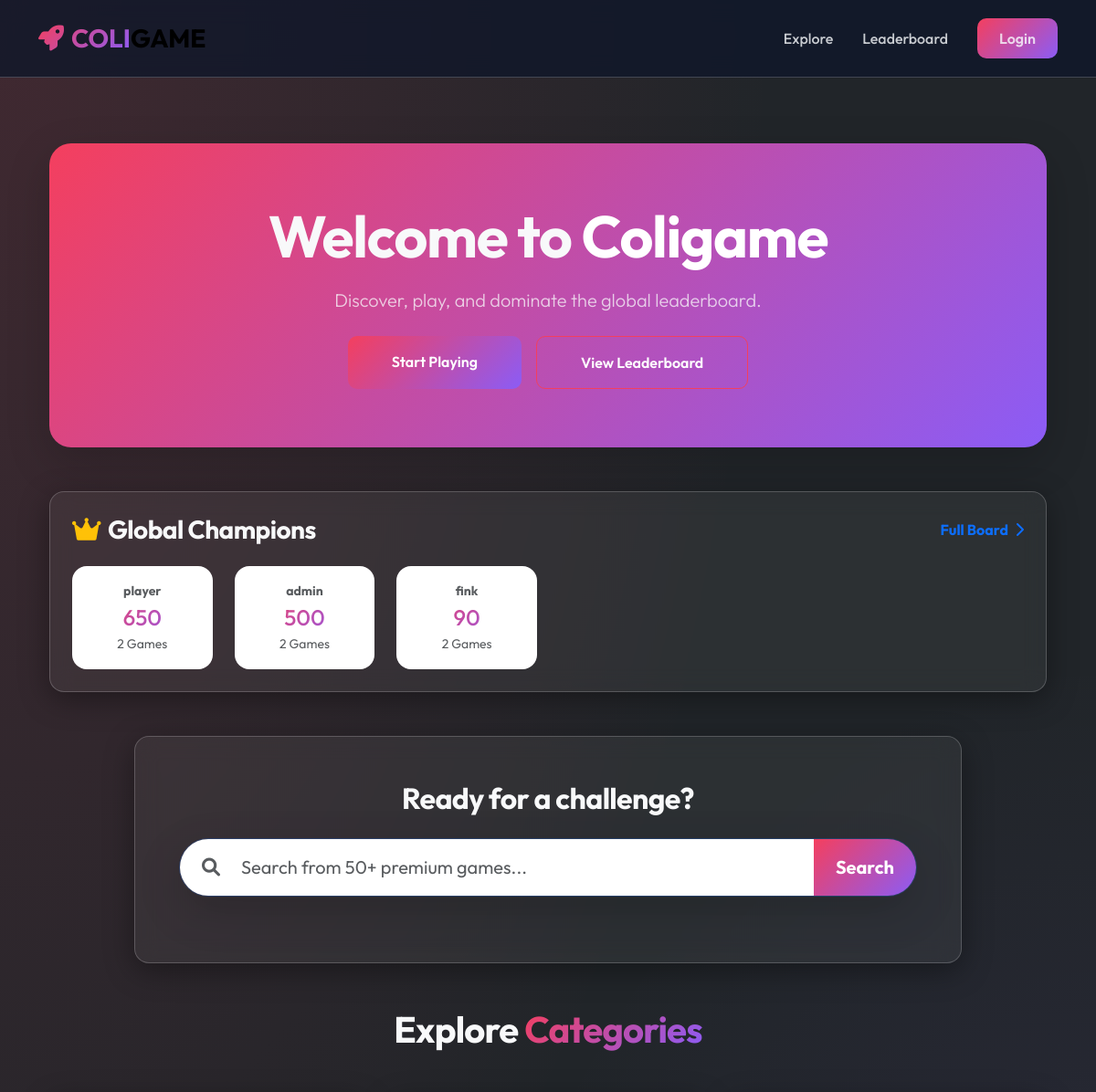
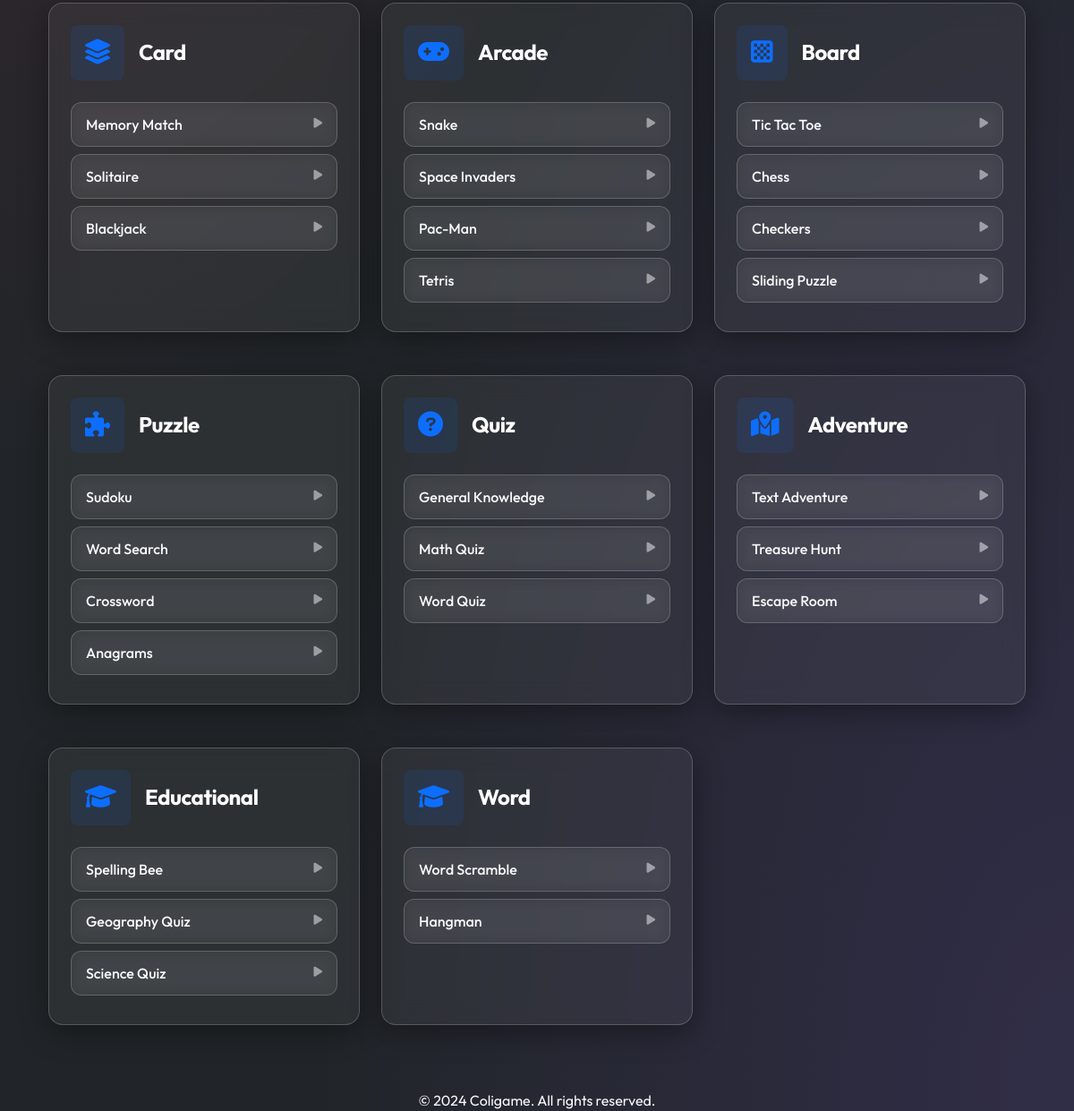
The page / on the database its author committed (2 pictures, top to bottom).
### src/app.py (models this page shows)
class User(UserMixin, db.Model):
    id = db.Column(db.Integer, primary_key=True)
    username = db.Column(db.String(80), unique=True, nullable=False)
    email = db.Column(db.String(120), unique=True, nullable=False)
    password_hash = db.Column(db.String(128))
    is_admin = db.Column(db.Boolean, default=False)
    created_at = db.Column(db.DateTime, default=datetime.utcnow)
    scores = db.relationship('Score', backref='user', lazy=True)

### src/app.py (the view, shortened to what this page needs)
@app.route('/')
def home():
    leaderboard = get_global_leaderboard()
    return render_template('home.html', categories=GAMES, top_players=leaderboard[:5])

### src/app.py (called while the page is built)
def get_global_leaderboard():
    users = User.query.all()
    leaderboard_data = []
    for user in users:
        high_scores = db.session.query(
            Score.game_type,
            func.max(Score.score).label('max_score')
        ).filter_by(user_id=user.id).group_by(Score.game_type).all()
        total_score = sum(s.max_score for s in high_scores)
        games_played = len(high_scores)
        if games_played > 0:
            leaderboard_data.append({
                'user': user,
                'total_score': total_score,
                'games_played': games_played
            })
    leaderboard_data.sort(key=lambda x: x['total_score'], reverse=True)
    return leaderboard_data

### src/templates/home.html (shortened to what this page needs)
{% extends "base.html" %}
{% block content %}
<div class="container py-5">
    <div class="hero-gradient mb-5 shadow-lg">
        <h1 class="display-3 fw-bold mb-3">Welcome to <span class="text-white">Coligame</span></h1>
        <p class="lead mb-4 opacity-75">Discover, play, and dominate the global leaderboard.</p>
        <div class="d-flex justify-content-center gap-3">
            <a href="#categories" class="btn-modern px-5 py-3">Start Playing</a>
            <a href="{{ url_for('global_leaderboard') }}" class="btn-outline-modern px-5 py-3 text-white">View Leaderboard</a>
        </div>
    </div>
    <div class="row mb-5">
        <div class="col-12">
            <div class="glass-card p-4">
                <div class="d-flex justify-content-between align-items-center mb-4">
                    <h3 class="mb-0">
                        <i class="fas fa-crown text-warning me-2"></i>Global Champions
                    </h3>
                    <a href="{{ url_for('global_leaderboard') }}" class="text-primary text-decoration-none fw-bold">Full Board <i class="fas fa-chevron-right ms-1"></i></a>
                </div>
                <div class="row g-4 text-center">
                    {% for entry in top_players %}
                    <div class="col-md-2 col-6">
                        <div class="p-3 rounded-4 bg-white bg-opacity-5 border border-white border-opacity-10 hover-lift">
                            <div class="small fw-bold text-truncate text-muted mb-1">{{ entry.user.username }}</div>
                            <div class="h4 mb-0 text-gradient">{{ entry.total_score }}</div>
                            <div class="text-muted small mt-1">{{ entry.games_played }} Games</div>
                        </div>
                    </div>
                    {% endfor %}
                </div>
            </div>
        </div>
    </div>
    <div class="row justify-content-center mb-5">
        <div class="col-md-10">
            <div class="glass-card p-5 text-center">
                <h2 class="mb-4">Ready for a challenge?</h2>
                <div class="input-group input-group-lg mb-0 shadow-lg rounded-pill overflow-hidden border border-primary border-opacity-25">
                    <span class="input-group-text bg-white border-0 ps-4"><i class="fas fa-search text-muted"></i></span>
                    <input type="text" id="gameSearch" class="form-control border-0 py-3 ps-2"
                           placeholder="Search from 50+ premium games...">
                    <button class="btn btn-primary px-4 border-0 fw-bold" style="background: var(--gradient-primary)" type="button" id="searchButton">
                        Search
                    </button>
                </div>
            </div>
        </div>
    </div>
    <div id="categories" class="categories-section">
        <h2 class="text-center mb-5 fs-1">Explore <span class="text-gradient">Categories</span></h2>
        <div class="row g-4">
            {% for category, games in categories.items() %}
            <div class="col-lg-4 col-md-6 mb-4">
                <div class="glass-card p-4 h-100 hover-lift d-flex flex-column">
                    <div class="d-flex align-items-center mb-4">
                        <div class="rounded-3 p-3 bg-primary bg-opacity-10 me-3">
                            <i class="fas fa-{% if category == 'card' %}layer-group{% elif category == 'puzzle' %}puzzle-piece{% elif category == 'arcade' %}gamepad{% elif category == 'board' %}chess-board{% elif category == 'quiz' %}question-circle{% elif category == 'adventure' %}map-marked-alt{% else %}graduation-cap{% endif %} fs-3 text-primary"></i>
                        </div>
                        <h3 class="mb-0 fs-4 h-auto text-white">{{ category.title() }}</h3>
                    </div>
                    <div class="flex-grow-1">
                        <ul class="list-unstyled mb-0">
                            {% for game in games %}
                            <li class="mb-2">
                                <a href="{{ url_for('play_game', game_name=game.name) }}" class="game-link">
                                    <span>{{ game.title }}</span>
                                    <i class="fas fa-play"></i>
                                </a>
                            </li>
                            {% endfor %}
                        </ul>
                    </div>
                </div>
            </div>
            {% endfor %}
        </div>
    </div>
</div>
{% endblock %}

### src/templates/base.html (shortened to what this page needs)
<!DOCTYPE html>
<html lang="en">
<head>
    <link href="https://cdn.jsdelivr.net/npm/bootstrap@5.3.0/dist/css/bootstrap.min.css" rel="stylesheet">
    <link rel="stylesheet" href="https://cdnjs.cloudflare.com/ajax/libs/font-awesome/6.0.0/css/all.min.css">
    <link rel="stylesheet" href="{{ url_for('static', filename='css/modern.css') }}">
</head>
<body class="bg-dark text-light">
    <nav class="navbar navbar-expand-lg glass-nav py-3">
        <div class="container">
            <a class="navbar-brand fw-bold fs-3" href="{{ url_for('home') }}">
                <span class="text-gradient"><i class="fas fa-rocket me-2"></i>COLI</span>GAME
            </a>
            <div class="collapse navbar-collapse" id="navbarNav">
                <ul class="navbar-nav ms-auto align-items-center">
                    <li class="nav-item">
                        <a class="nav-link px-3" href="{{ url_for('home') }}">Explore</a>
                    </li>
                    <li class="nav-item">
                        <a class="nav-link px-3" href="{{ url_for('global_leaderboard') }}">Leaderboard</a>
                    </li>
                    {% if current_user.is_authenticated %}
                        <li class="nav-item ms-lg-3">
                            <a class="nav-link px-3 glass-card py-2 d-flex align-items-center" href="{{ url_for('profile') }}">
                                <i class="fas fa-user-circle me-2"></i> {{ current_user.username }}
                            </a>
                        </li>
                        <li class="nav-item">
                            <a class="nav-link px-3 text-muted small" href="{{ url_for('logout') }}">Logout</a>
                        </li>
                    {% else %}
                        <li class="nav-item ms-lg-3">
                            <a class="nav-link px-4 btn-modern" href="{{ url_for('login') }}">Login</a>
                        </li>
                    {% endif %}
                </ul>
            </div>
        </div>
    </nav>
    <div class="container mt-4">
        {% block content %}{% endblock %}
    </div>
    <footer class="footer">
        <div class="container text-center">
            <p class="mb-0">&copy; 2024 Coligame. All rights reserved.</p>
        </div>
    </footer>
</body>
</html>

### src/static/css/modern.css (style rules this page uses)
:root { --bg-dark: #0f172a; --bg-darker: #020617; --primary: #f43f5e; --secondary: #8b5cf6; --accent: #06b6d4; --text: #f8fafc; --text-muted: #94a3b8; --glass: rgba(255, 255, 255, 0.05); --glass-border: rgba(255, 255, 255, 0.2); --gradient-primary: linear-gradient(135deg, #f43f5e 0%, #8b5cf6 100%); --gradient-surface: linear-gradient(180deg, rgba(255, 255, 255, 0.08) 0%, rgba(255, 255, 255, 0.02) 100%); }
body { font-family: 'Outfit', sans-serif; background-color: var(--bg-dark); background-image: radial-gradient(at 0% 0%, rgba(244, 63, 94, 0.15) 0px, transparent 50%), radial-gradient(at 100% 100%, rgba(139, 92, 246, 0.15) 0px, transparent 50%); color: var(--text); min-height: 100vh; overflow-x: hidden; }
.glass-card { background: var(--glass); backdrop-filter: blur(12px); -webkit-backdrop-filter: blur(12px); border: 1px solid var(--glass-border); border-radius: 16px; box-shadow: 0 8px 32px 0 rgba(0, 0, 0, 0.37); }
.glass-nav { background: rgba(15, 23, 42, 0.8); backdrop-filter: blur(12px); -webkit-backdrop-filter: blur(12px); border-bottom: 1px solid var(--glass-border); position: sticky; top: 0; z-index: 1000; }
h1, h2, h3, h4, h5 { font-weight: 700; letter-spacing: -0.02em; }
.text-gradient { background: var(--gradient-primary); -webkit-background-clip: text; background-clip: text; -webkit-text-fill-color: transparent; }
a { color: var(--text); text-decoration: none; transition: all 0.3s cubic-bezier(0.4, 0, 0.2, 1); }
.nav-link { color: rgba(248, 250, 252, 0.8) !important; font-weight: 500; }
.btn-modern { background: var(--gradient-primary); color: white; border: none; padding: 10px 24px; border-radius: 10px; font-weight: 600; transition: all 0.3s ease; text-decoration: none; display: inline-block; }
.btn-outline-modern { background: transparent; border: 1px solid var(--primary); color: var(--primary); padding: 10px 24px; border-radius: 10px; font-weight: 600; }
.hover-lift { transition: transform 0.3s cubic-bezier(0.4, 0, 0.2, 1); }
.hero-gradient { background: var(--gradient-primary); padding: 4rem 2rem; border-radius: 24px; text-align: center; margin-bottom: 3rem; }
.game-link { background: var(--glass); backdrop-filter: blur(8px); -webkit-backdrop-filter: blur(8px); border: 1px solid var(--glass-border); border-radius: 12px; padding: 12px 16px; margin-bottom: 8px; display: flex; justify-content: space-between; align-items: center; color: var(--text) !important; font-weight: 500; transition: all 0.3s cubic-bezier(0.4, 0, 0.2, 1); text-decoration: none; }
.game-link i.fa-play { font-size: 0.8rem; opacity: 0.5; transition: all 0.3s ease; }

### rows shown on the page
User: user.username "player"
User: user.username "admin"
User: user.username "fink"

### other values the page prints
{{ entry.total_score }} "650" "500" "90"
{{ entry.games_played }} "2" "2" "2"
{{ category.title() }} "Card" "Arcade" "Board" "Puzzle" "Quiz" "Adventure" "Educational" "Word"
{{ game.title }} "Memory Match" "Solitaire" "Blackjack" "Snake" "Space Invaders" "Pac-Man" "Tetris" "Tic Tac Toe" "Chess" "Checkers" "Sliding Puzzle" "Sudoku" "Word Search" "Crossword" "Anagrams" "General Knowledge" "Math Quiz" "Word Quiz" "Text Adventure" "Treasure Hunt" "Escape Room" "Spelling Bee" "Geography Quiz" "Science Quiz" "Word Scramble" "Hangman"
